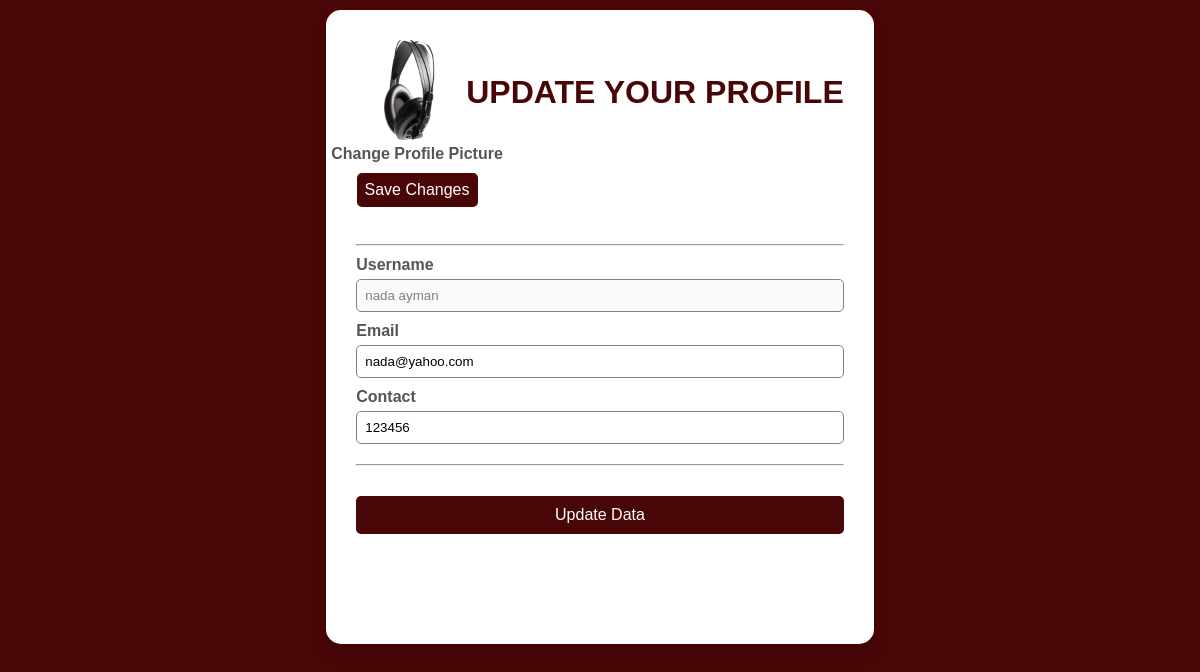
Page /update-profile (signed in) on the committed database.
### tables this page shows
CREATE TABLE users (
			id INTEGER PRIMARY KEY AUTOINCREMENT,
			username TEXT NOT NULL UNIQUE,
			password TEXT NOT NULL,
            email TEXT NOT NULL UNIQUE, 
            contact INTEGER NOT NULL,
            img TEXT
		);

### app.py (the view, shortened to what this page needs)
@app.route('/update-profile', methods=['GET', 'POST'])
def update_profile():
    username = request.args.get('username')
    action = request.args.get('action')
    if 'username' not in session:
        return redirect(url_for('login'))
    if action != '2':
        username = request.args.get('username', session.get('username'))
    if request.method == 'GET':
        if action != '2' and username != session.get('username'):
            return f"unauthorized"
        data = db.get_user(connection, username)
        return render_template('update-profile.html', data=data)

### db.py (called while the page is built)
def get_user(connection, username):
    cursor = connection.cursor()
    query = '''SELECT * FROM users WHERE username = ?'''
    cursor.execute(query, (username,))
    return cursor.fetchone()

### templates/update-profile.html (shortened to what this page needs)
<!DOCTYPE html>
<html lang="en">
  <head>
    <link rel="stylesheet" href="../static/css/updateProfile.css" />
  </head>
  <body>
    <div class="container">
      <div class="header">
        <div class="pic">
          {% if data[5] %}
          <img
            src="{{ url_for('static', filename='uploads/' ~ data[5]) }}"
            alt="Profile Picture"
          />
          {% else %}
          <p>No profile picture uploaded.</p>
          {% endif %}
        </div>
        <h1>Update your profile</h1>
      </div>
      <div class="signUp">
        <form
          action="{{ submission_url }}"
          method="POST"
          enctype="multipart/form-data"
        >
          <hr />
          <label>Username</label>
          <input
            type="text"
            name="username"
            placeholder="Enter your username"
            value="{{ data[1]}}"
            disabled
          />
          <label>Email</label>
          <input
            type="email"
            name="email"
            placeholder="Enter your email"
            value="{{ data[3] }}"
          />
          <label>Contact</label>
          <input
            type="text"
            name="contact"
            placeholder="Enter your phone number"
            value="{{ data[4] }}"
          />
          <hr />
          <div class="submit">
            <button type="submit">Update Data</button>
          </div>
        </form>
        <form
          class="change-img"
          action="{{ url_for('update_profile') }}"
          method="POST"
          enctype="multipart/form-data"
        >
          <div class="insertion">
            <label>
              <span>Change Profile Picture</span>
            </label>
            <div class="submit">
              <button type="submit" class="photo-button">Save Changes</button>
            </div>
          </div>
        </form>
      </div>
    </div>
  </body>
</html>

### static/css/updateProfile.css (style rules this page uses)
* { margin: 0; padding: 0; box-sizing: border-box; font-family: "Poppins", sans-serif; }
:root { --primary-color: #490606; --secondary-color: #D10024; --font: #555555; }
body { display: flex; justify-content: center; align-items: center; background: var(--primary-color); padding: 10px; max-height: 100vh; }
.container { max-width: 100%; display: flex; flex-direction: column; background: #fff; border-radius: 15px; box-shadow: 0 10px 15px rgba(0, 0, 0, 0.1); padding: 20px; position: relative; }
.header { display: flex; justify-content: space-between; align-items: center; margin-bottom: 20px; padding: 10px; gap: 10px; }
h1 { color: var(--primary-color); font-weight: bolder; text-transform: uppercase; }
.pic { text-align: center; }
.pic img { width: 100px; height: 100px; border-radius: 50%; }
.signUp { width: 100%; display: flex; flex-direction: column; justify-content: center; align-items: center; margin-top: 30px; }
form { width: 100%; margin: 20px 0; display: flex; flex-direction: column; padding: 10px; }
form label { color: var(--font); font-size: 16px; font-weight: 600; margin-bottom: 5px; }
input { width: 100%; margin-bottom: 10px; padding: 8px; border: 1px solid gray; border-radius: 5px; outline: none; }
button { border: none; padding: 10px; width: 100%; color: #fff; font-size: 16px; cursor: pointer; border-radius: 5px; background: var(--primary-color); }
.photo-button { width: auto; padding: 8px; margin-top: -15px; }
.submit { width: 100%; display: flex; justify-content: center; margin-top: 20px; }
:disabled { color: gray; cursor: not-allowed; }
.insertion { display: flex; flex-direction: column; align-items: center; justify-content: center; padding: 5px; width:fit-content; position: absolute; top: 130px; left: 0; right: 0; font-size: smaller; height: fit-content; }
hr { margin: 10px 0; }

### rows in the picture
users: img (picture), username "nada ayman", email "nada@yahoo.com", contact "123456"
